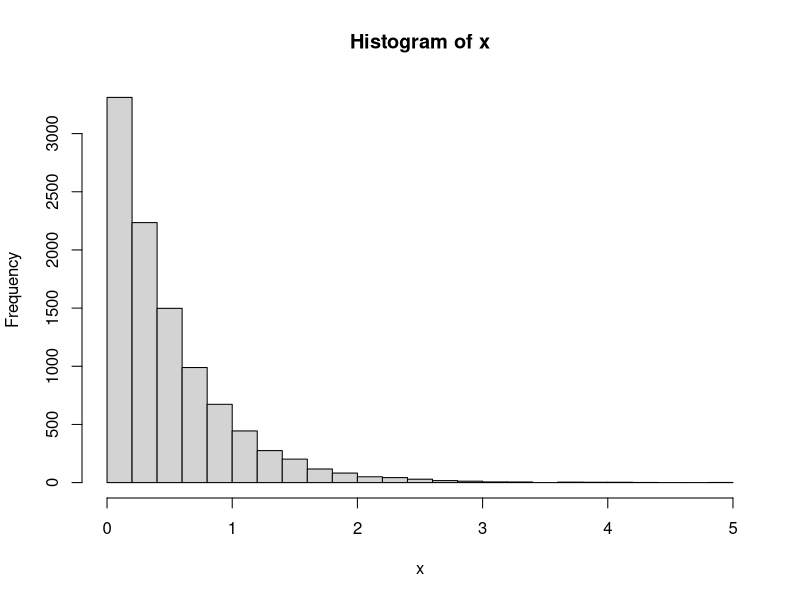
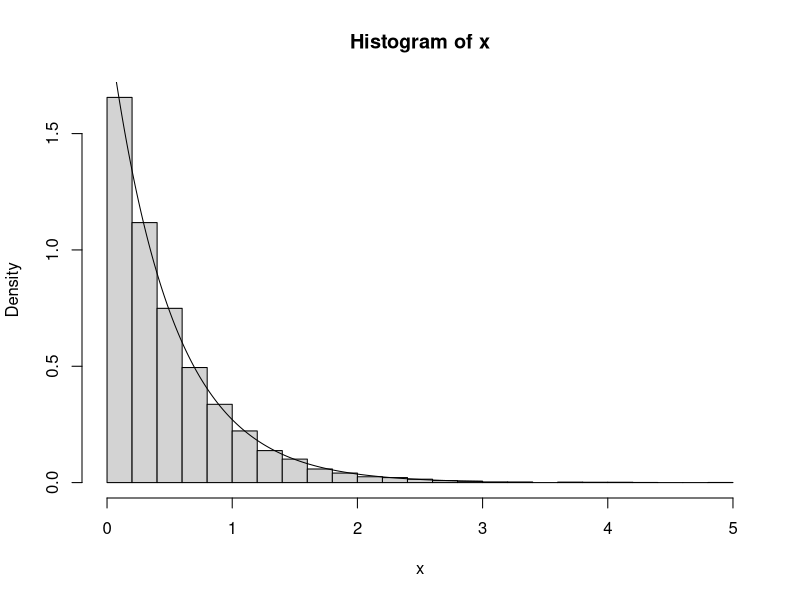

Source code (R) for these figures, in order:
## ---- chunk 1
knitr::opts_chunk$set(echo = TRUE)
## ---- chunk 2
set.seed(123)
u <- runif(10000, 0, 1)
x <- -0.5*log(1 - u)

hist(x, breaks=30)
## ---- chunk 3
pdf <- function(z){
  return (2*exp(-2*z))
}

z <- seq(0, 3, by=0.001)

hist(x, breaks=30, prob=TRUE)
lines(z, pdf(z))
## ---- chunk 4
mean(x)
